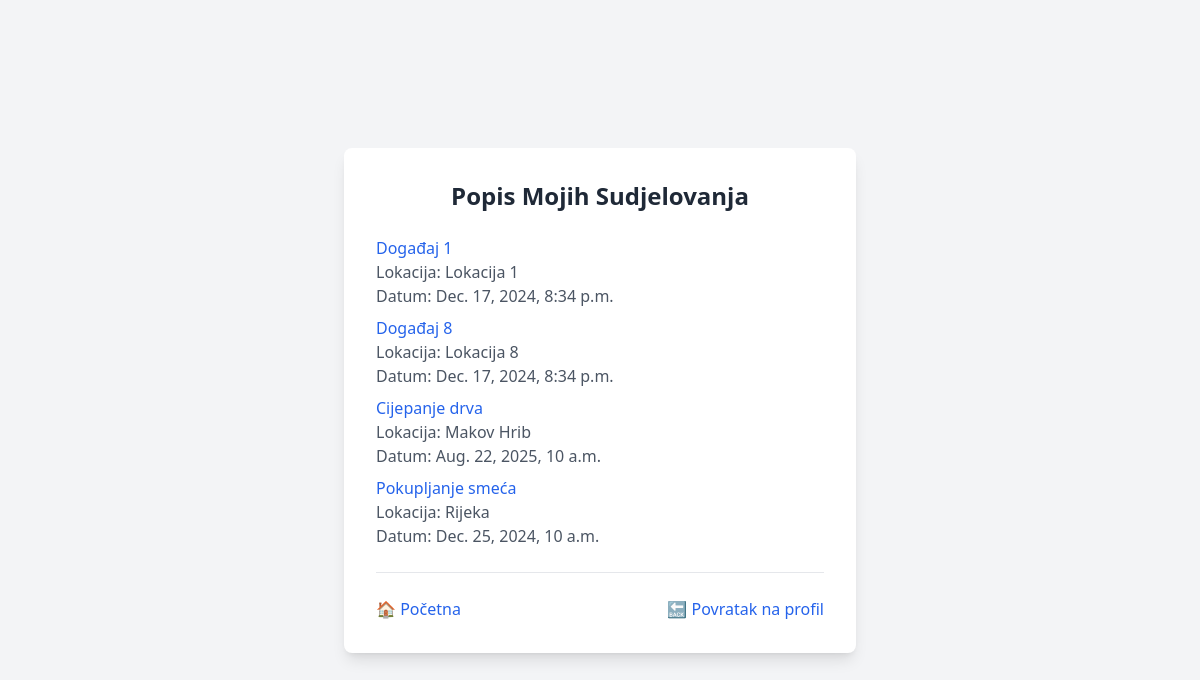
The page /participations/ (signed in) on the database as committed earlier.
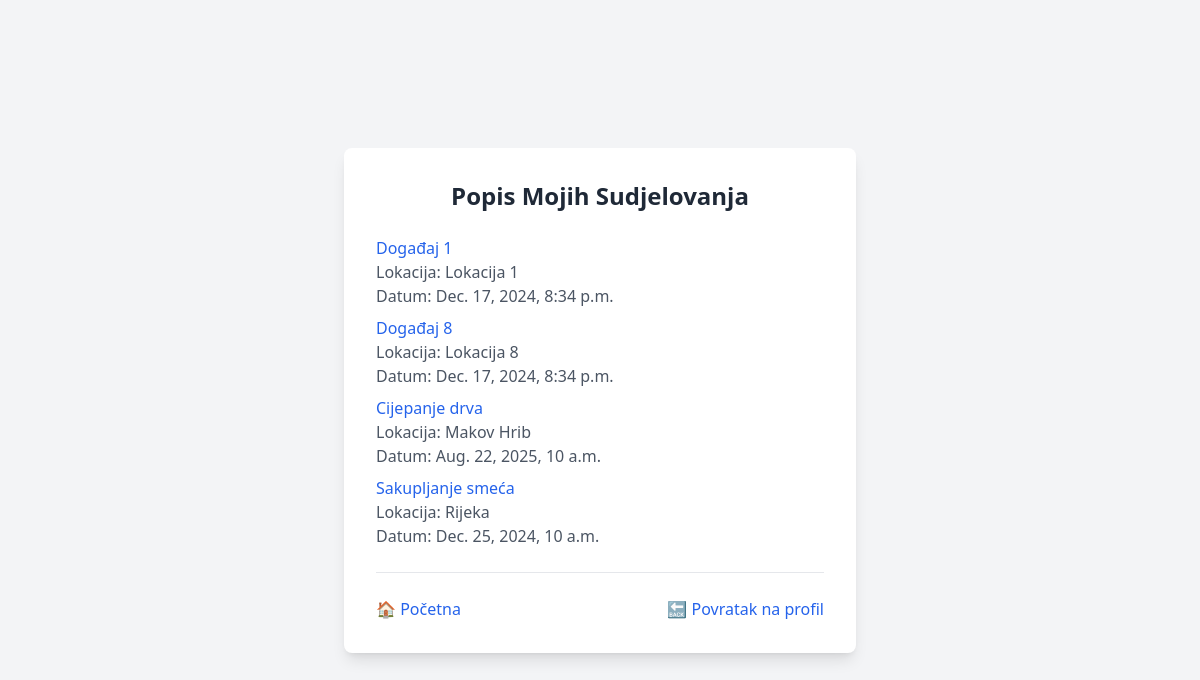
The same page on the database as committed later.
### main/models.py (models this page shows, shortened)
class Participation(models.Model):
    event = models.ForeignKey(Event, on_delete=models.CASCADE, related_name='participants')
    participant = models.ForeignKey(User, on_delete=models.CASCADE, related_name='participations')
    date_joined = models.DateTimeField(auto_now_add=True)
    class Meta:
        default_permissions = ()
        permissions = [
            ("add_participation", "Can add participation"),
            ("view_participation", "Can view participation"),
        ]

class Event(models.Model):
    title = models.CharField(max_length=200)
    description = models.TextField()
    date = models.DateTimeField()
    location = models.CharField(max_length=255)
    organizer = models.ForeignKey(User, on_delete=models.CASCADE)
    created_at = models.DateTimeField(auto_now_add=True)
    updated_at = models.DateTimeField(auto_now=True)
    class Meta:
        default_permissions = ()
        permissions = [
            ("add_event", "Can add event"),
            ("view_event", "Can view event"),
            ("register_event", "Can register for event"),
            ("comment_event", "Can comment on event"),
        ]

### main/views.py (the view)
# urls.py: path('participations/', ParticipationListView.as_view(), name='participation_list'),
class ParticipationListView(LoginRequiredMixin, ListView):
    model = Participation
    template_name = 'main/ListView/participation_list.html'
    context_object_name = 'participations'
    def get_queryset(self):
        queryset = Participation.objects.filter(participant=self.request.user)
        organizer = self.request.GET.get('user')
        if organizer:
            queryset = queryset.filter(event__organizer__username__icontains=organizer)
        query = self.request.GET.get('q')
        if query:
            queryset = queryset.filter(event__title__icontains=query)
        return queryset

### templates/main/ListView/participation_list.html (shortened to what this page needs)
<!DOCTYPE html>
<html lang="en">
<head>
    <script src="https://cdn.tailwindcss.com"></script>
</head>
<body class="flex items-center justify-center min-h-screen bg-gray-100">
    <div class="bg-white p-8 rounded-lg shadow-lg w-full max-w-lg">
        <h1 class="text-2xl font-semibold text-gray-800 text-center">Popis Mojih Sudjelovanja</h1>
        <ul class="mt-6 space-y-2">
            {% for participation in participations %}
                <li>
                    <a href="{% url 'main:event_detail' participation.event.pk %}" class="text-blue-600 hover:underline">
                        {{ participation.event.title }}
                    </a>
                    <p class="text-gray-600">Lokacija: {{ participation.event.location }}</p>
                    <p class="text-gray-600">Datum: {{ participation.event.date }}</p>
                </li>
            {% empty %}
                <li class="text-gray-600">Nema sudjelovanja.</li>
            {% endfor %}
        </ul>
        <hr class="my-6">
        <div class="mt-6 flex justify-between">
            <a href="{% url 'main:home' %}" class="text-blue-600 hover:underline">🏠 Početna</a>
            <a href="{% url 'main:user_detail' user.id %}" class="text-blue-600 hover:underline">🔙 Povratak na profil</a>
        </div>
    </div>
</body>
</html>

Rows that differ between the two databases and show on the page:
changed through a linked row, Participation "Rijeka": event "Pokupljanje smeća" → "Sakupljanje smeća"
